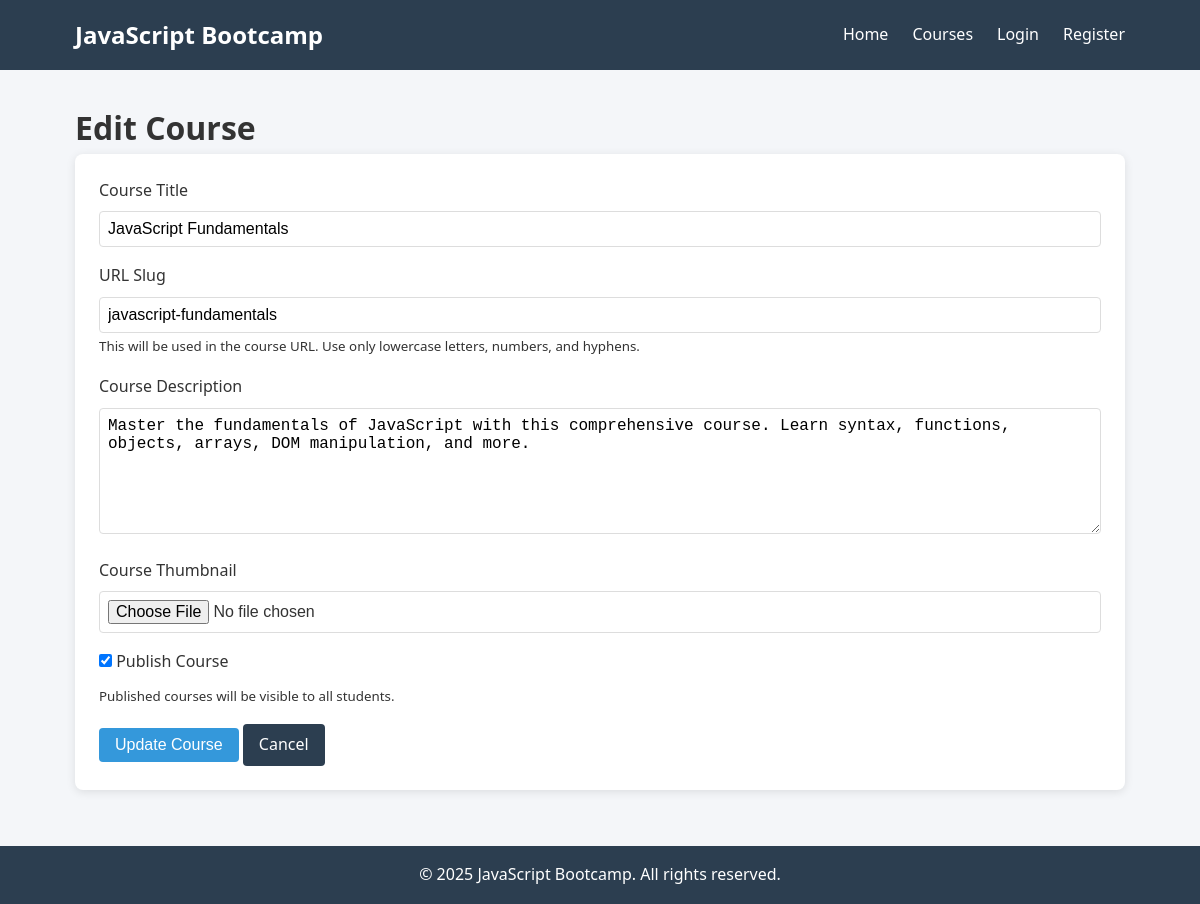
The page /courses/edit/1/ (signed in) on the database its author committed.
### courses/models.py (models this page shows, shortened)
class Course(models.Model):
    title = models.CharField(max_length=200)
    slug = models.SlugField(unique=True)
    description = models.TextField()
    instructor = models.ForeignKey(CustomUser, on_delete=models.CASCADE, related_name='courses')
    thumbnail = models.ImageField(upload_to='course_thumbnails/', blank=True, null=True)
    created_at = models.DateTimeField(auto_now_add=True)
    updated_at = models.DateTimeField(auto_now=True)
    is_published = models.BooleanField(default=False)

### courses/views.py (the view)
# urls.py: path('courses/edit/<int:course_id>/', views.course_edit, name='course-edit'),
@login_required
def course_edit(request, course_id):
    if not request.user.is_instructor:
        return redirect('dashboard')
    course = get_object_or_404(Course, id=course_id, instructor=request.user)
    return render(request, 'courses/course_form.html', {
        'is_edit': True,
        'course': course
    })

### templates/courses/course_form.html (shortened to what this page needs)
{% extends 'base.html' %}
{% block content %}
<div class="course-form">
    <div class="form-header">
        <h1>{% if is_edit %}Edit{% else %}Create{% endif %} Course</h1>
    </div>
    <div class="form-container card">
        <form id="course-form" class="course-form" enctype="multipart/form-data">
            <div class="form-group">
                <label for="title">Course Title</label>
                <input type="text" id="title" name="title" class="form-control" required
                    value="{{ course.title|default:'' }}">
            </div>
            <div class="form-group">
                <label for="slug">URL Slug</label>
                <input type="text" id="slug" name="slug" class="form-control" required
                    value="{{ course.slug|default:'' }}">
                <small>This will be used in the course URL. Use only lowercase letters, numbers, and hyphens.</small>
            </div>
            <div class="form-group">
                <label for="description">Course Description</label>
                <textarea id="description" name="description" class="form-control" rows="6" required>{{ course.description|default:'' }}</textarea>
            </div>
            <div class="form-group">
                <label for="thumbnail">Course Thumbnail</label>
                <input type="file" id="thumbnail" name="thumbnail" class="form-control" accept="image/*">
            </div>
            <div class="form-group">
                <label>
                    <input type="checkbox" id="is_published" name="is_published"
                        {% if course.is_published %}checked{% endif %}>
                    Publish Course
                </label>
                <small>Published courses will be visible to all students.</small>
            </div>
            <div class="form-actions">
                <button type="submit" class="btn">
                    {% if is_edit %}Update Course{% else %}Create Course{% endif %}
                </button>
                <a href="/dashboard/instructor/" class="btn btn-secondary">Cancel</a>
            </div>
        </form>
    </div>
</div>
{% endblock %}

### static/css/styles.css (style rules this page uses)
:root { --primary-color: #3498db; --secondary-color: #2c3e50; --accent-color: #e74c3c; --light-bg: #f4f6f9; --dark-text: #333; --light-text: #fff; }
* { margin: 0; padding: 0; box-sizing: border-box; }
body { font-family: 'Segoe UI', Tahoma, Geneva, Verdana, sans-serif; line-height: 1.6; color: var(--dark-text); background-color: var(--light-bg); }
.card { background-color: white; border-radius: 8px; box-shadow: 0 2px 10px rgba(0, 0, 0, 0.1); padding: 1.5rem; margin-bottom: 1.5rem; }
.btn { display: inline-block; padding: 0.5rem 1rem; background-color: var(--primary-color); color: var(--light-text); border: none; border-radius: 4px; cursor: pointer; text-decoration: none; font-size: 1rem; transition: background-color 0.3s; }
.btn-secondary { background-color: var(--secondary-color); }
.form-group { margin-bottom: 1rem; }
.form-group label { display: block; margin-bottom: 0.5rem; font-weight: 500; }
.form-control { width: 100%; padding: 0.5rem; border: 1px solid #ddd; border-radius: 4px; font-size: 1rem; }

### rows shown on the page
Course: title "JavaScript Fundamentals", slug "javascript-fundamentals", description "Master the fundamentals of JavaScript with this comprehensive course. Learn syntax, functions, objects, arrays, DOM manipulation, and more.", is_published "☑"
